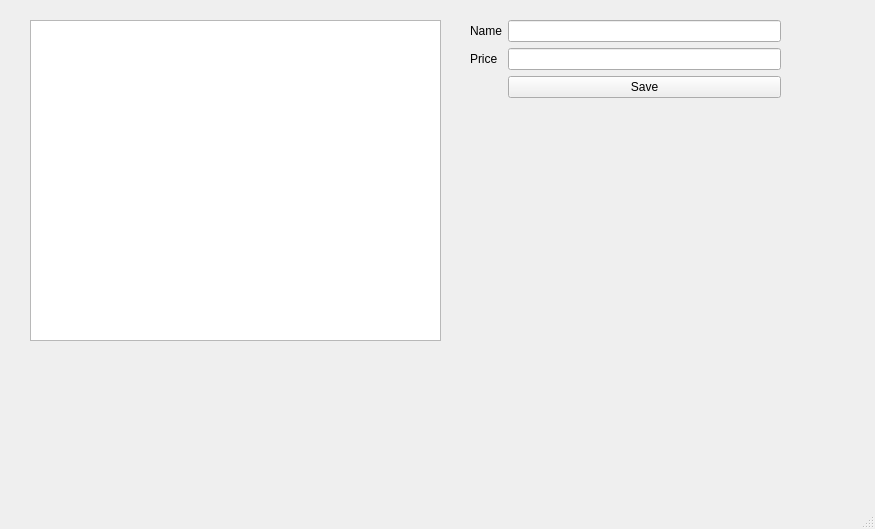
<?xml version="1.0" encoding="UTF-8"?>
<ui version="4.0">
 <class>MainWindow</class>
 <widget class="QMainWindow" name="MainWindow">
  <property name="geometry">
   <rect>
    <x>0</x>
    <y>0</y>
    <width>875</width>
    <height>529</height>
   </rect>
  </property>
  <property name="windowTitle">
   <string>MainWindow</string>
  </property>
  <widget class="QWidget" name="centralwidget">
   <widget class="QTableWidget" name="tableProducts">
    <property name="geometry">
     <rect>
      <x>30</x>
      <y>20</y>
      <width>411</width>
      <height>321</height>
     </rect>
    </property>
    <property name="rowCount">
     <number>0</number>
    </property>
   </widget>
   <widget class="QWidget" name="formLayoutWidget">
    <property name="geometry">
     <rect>
      <x>470</x>
      <y>20</y>
      <width>311</width>
      <height>221</height>
     </rect>
    </property>
    <layout class="QFormLayout" name="formLayout">
     <item row="1" column="1">
      <widget class="QLineEdit" name="txtPrice"/>
     </item>
     <item row="0" column="1">
      <widget class="QLineEdit" name="txtName"/>
     </item>
     <item row="0" column="0">
      <widget class="QLabel" name="label">
       <property name="text">
        <string>Name</string>
       </property>
      </widget>
     </item>
     <item row="1" column="0">
      <widget class="QLabel" name="label_2">
       <property name="text">
        <string>Price</string>
       </property>
      </widget>
     </item>
     <item row="2" column="1">
      <widget class="QPushButton" name="btnSave">
       <property name="text">
        <string>Save</string>
       </property>
      </widget>
     </item>
     <item row="3" column="1">
      <spacer name="verticalSpacer">
       <property name="orientation">
        <enum>Qt::Vertical</enum>
       </property>
       <property name="sizeHint" stdset="0">
        <size>
         <width>20</width>
         <height>40</height>
        </size>
       </property>
      </spacer>
     </item>
    </layout>
   </widget>
  </widget>
  <widget class="QMenuBar" name="menubar">
   <property name="geometry">
    <rect>
     <x>0</x>
     <y>0</y>
     <width>875</width>
     <height>21</height>
    </rect>
   </property>
  </widget>
  <widget class="QStatusBar" name="statusbar"/>
 </widget>
 <resources/>
 <connections/>
</ui>
